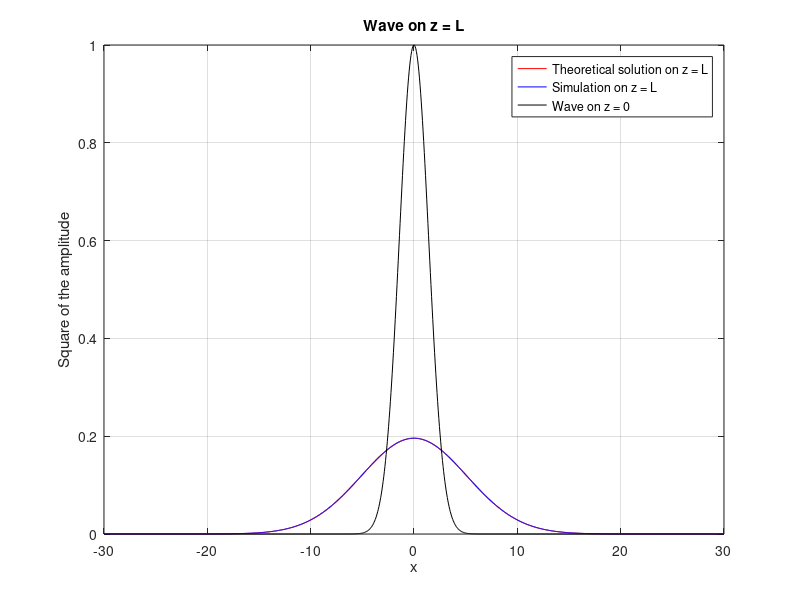
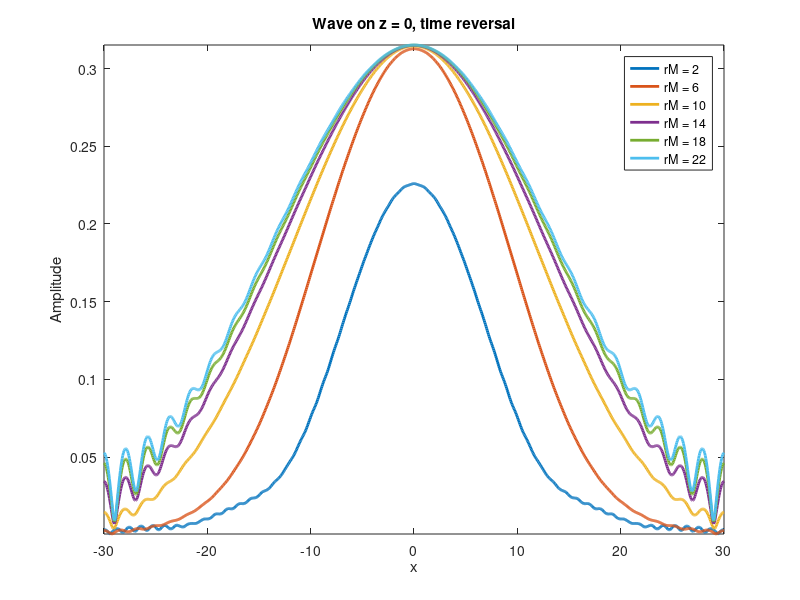
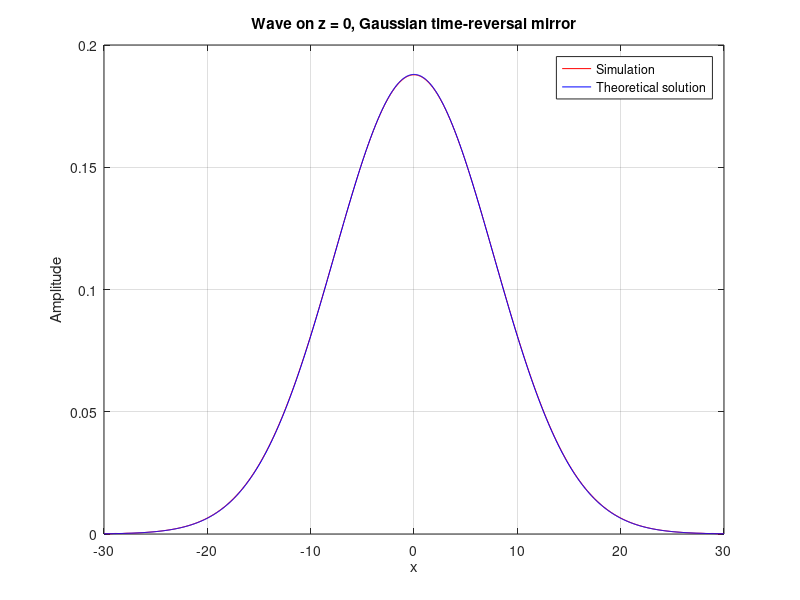

MATLAB code to generate these figures, in order:
%%%%%%%%%%%%%%%%%%%%%%%%%%%%%%%%%%%%%%%%%%%%%%%%%%%%%%%%%%%%%%%%%%%%%%%%%%%
%%%%%%%%%% Propagation of time-harmonic waves in a random medium %%%%%%%%%%
%%%%%%%%%%%%%%%%%%%%% PART I - Homogeneous medium %%%%%%%%%%%%%%%%%%%%%%%%%
%%%%%%%%%%%%%%%%%%%%%%%%%%%%%%%%%%%%%%%%%%%%%%%%%%%%%%%%%%%%%%%%%%%%%%%%%%%
clear all; close all; clc;

xmax = 60;
k = 1; 
w = 1; 
L = 10; 
r0 = 2; 
N = 2^10 + 1;
x = linspace(-xmax/2, xmax/2, N);

%% Part 1 : Propagation of time-harmonic waves in a homogeneous medium

% theoretical part 
Rt = r0  * (1 + 4 * L^2/k^2/r0^4)^0.5;
psi_t = r0/Rt * exp(-2 * x.^2./Rt^2); 

% simulation 
psi_0 = exp(-x.^2/r0^2);
dx = xmax /(N - 1);
psi_0_fft = fftshift(fft(psi_0));

fmax = 1/2/dx;
f = 2 * pi .* linspace(-fmax, fmax, N ); 

sol_L_fft = psi_0_fft .* exp(-1i * f.^2/2/k * L); 
sol = ifft(sol_L_fft);
sol_norm = abs(sol).^2 ;

h = figure(1);
plot(x, psi_t, '-r', x, sol_norm, '-b', x, psi_0, '-k');
legend('Theoretical solution on z = L', 'Simulation on z = L', 'Wave on z = 0')
xlabel('x'); ylabel('Square of the amplitude');grid('on')
title('Wave on z = L');

%% Part 1 : Time reversal for time-harmonic waves in a homogeneous medium
rt = r0* (1 + 2i * L/k/r0^2)^0.5;
psi_L = r0/rt * exp(-x.^2/rt^2);
psi_L_conj = conj(psi_L);

% chi_M compactly supported
rM = 2:4:22;
sol_0 = zeros(length(rM), length(x));

for i = 1 : length(rM)
    chi_M = (1 - (x./2/rM(i)).^2).^2;
    chi_M(x <-2*rM(i)) = 0 ;
    chi_M(x > 2*rM(i)) = 0 ;

    term1_fft = fftshift(fft(psi_L_conj .* chi_M));
    sol_0_fft = term1_fft.* exp(1i * f.^2/2/k * L);
    sol_0(i, :) = abs(ifft(sol_0_fft));
end
h = figure(2);
plot(x, sol_0, 'LineWidth', 2);
legend('rM = 2',  'rM = 6',  'rM = 10',  'rM = 14', 'rM = 18', 'rM = 22')
title('Wave on z = 0, time reversal')
xlabel('x'); ylim([min(min(sol_0)), max(max(sol_0))]); ylabel('Amplitude'); grid('off')

% chi_M gaussian
rM = 2;
chi_M = exp(- (x.^2)/rM^2);
term1_fft = fftshift(fft(psi_L_conj .* chi_M));
sol_0_fft = term1_fft.* exp(1i * f.^2/2/k * L);
sol_0 = abs(ifft(sol_0_fft));
%atr = (1 + 4 * L^2/k^2/r0^2/rM^2 + 2i*L/k/rM^2)^0.5;
atr = (1 -4i * L/k/r0^2 -  4 * L^2/k^2/r0^2/rM^2 - 2i*L/k/rM^2)^0.5;
rtr_square = (1/rM^2 + 1/(r0^2 - 2i * L/k))^(-1) - 2i * L/k;
psi_tr_0 = abs(1/atr * exp(- x.^2/rtr_square));

h = figure(3);
plot(x, sol_0, '-r', x, psi_tr_0, '-b');
legend('Simulation', 'Theoretical solution')
xlabel('x'); ylabel('Amplitude'); grid('on')
title('Wave on z = 0, Gaussian time-reversal mirror')